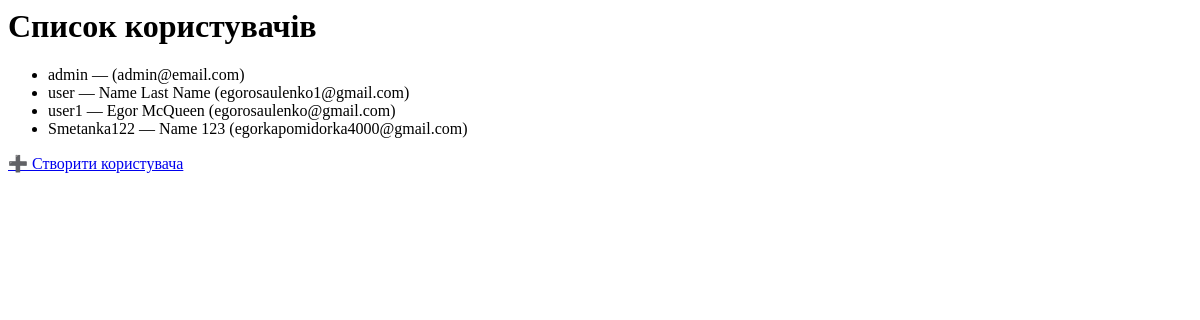
The app's page /users/, older data.
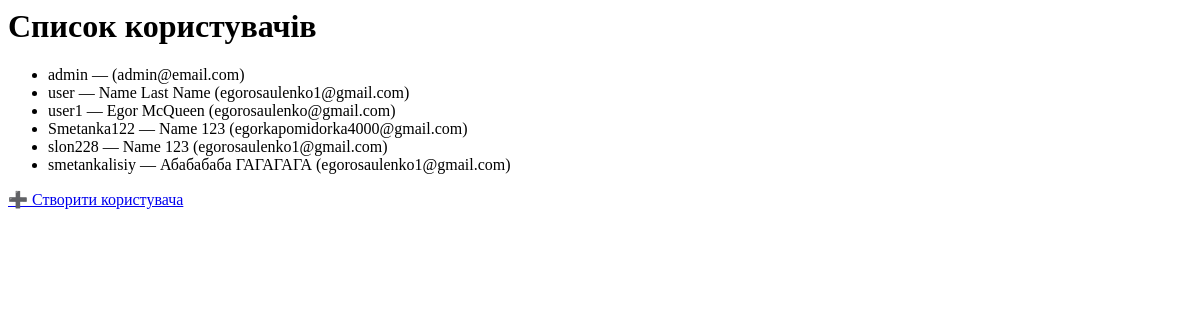
The same page, newer data.
### tournaments/models.py (models this page shows, shortened)
class User(AbstractUser):
    bio = models.TextField(blank=True, null=True)

### tournaments/views.py (the view)
# urls.py: path('users/', views.get_users, name="get_users" ),
def get_users(request):
    users = User.objects.all()
    return render(request=request, template_name='users.html',context=dict(users=users))

### tournaments/templates/users.html (shortened to what this page needs)
<h1>Список користувачів</h1>
<ul>
    {% for user in users %}
        <li>
            {{ user.username }} — {{ user.first_name }} {{ user.last_name }}
            ({{ user.email }})
        </li>
    {% empty %}
        <li>Поки немає користувачів</li>
    {% endfor %}
</ul>
<p><a href="{% url 'create_user' %}">➕ Створити користувача</a></p>

Row changes from the older to the newer data that the page shows:
added User: username "slon228", first_name "Name", last_name "123", email "egorosaulenko1@gmail.com"
added User: username "smetankalisiy", first_name "Абабабаба", last_name "ГАГАГАГА", email "egorosaulenko1@gmail.com"
